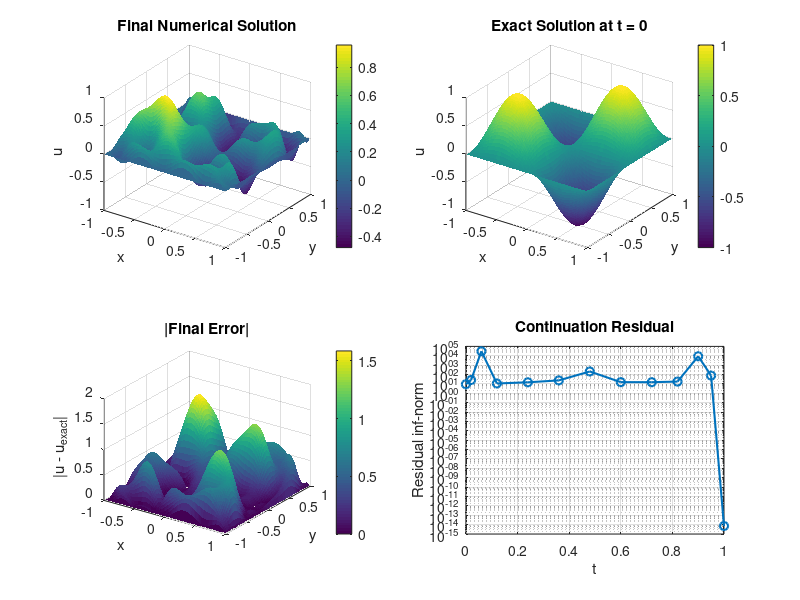

MATLAB code to generate this figure:
function poisson_to_monge_ampere_homotopy_bmatrix_demo()
% Fixed-right-hand-side continuation for
%
%   t * Delta u + (1 - t) * det(D^2 u) = f,
%
% on Omega = (-1,1)^2, using the paper's Legendre-Galerkin basis and the
% explicit B-matrix transform chain.
%
% "True solve" setup:
% 1. Choose u_exact(x,y) = sin(pi x) sin(pi y),
% 2. Define the fixed target right-hand side from the nonlinear endpoint:
%       f(x,y) = det(D^2 u_exact),
% 3. Solve the homotopy from t = 1 down to t = 0.
%
% Only the final t = 0 problem has u_exact as an exact solution. For t > 0,
% the continuation problems are auxiliary problems used to reach the target.

    clc;
    close all;

    problem = default_problem();
    result = solve_fixed_rhs_homotopy(problem);

    fprintf('Final continuation parameter t = %.2f\n', result.t_values(end));
    fprintf('Final residual inf-norm        = %.3e\n', result.residual_history(end));
    fprintf('Final relative L2 error        = %.3e\n', result.rel_l2_error);
    fprintf('Final max error                = %.3e\n', result.max_error);

    plot_solution(result);
end

function problem = default_problem()
    problem.N = 10;
    problem.Q = 32;
    problem.eval_points = 101;
    problem.t_values = [1.00, 0.95, 0.90, 0.82, 0.72, 0.60, 0.48, 0.36, 0.24, 0.12, 0.06, 0.02, 0.00];
    problem.newton_tol = 1e-10;
    problem.newton_maxit = 20;
    problem.fd_step = 1e-7;
    problem.line_search_min = 2^-12;

    problem.exact_u = @(X, Y) sin(pi * X) .* sin(pi * Y);
    problem.fixed_f = @(X, Y) det_hessian_exact(X, Y);
end

function D = det_hessian_exact(X, Y)
    s = sin(pi * X) .* sin(pi * Y);
    c = cos(pi * X) .* cos(pi * Y);
    D = pi^4 * (s.^2 - c.^2);
end

function result = solve_fixed_rhs_homotopy(problem)
    ops = build_b_matrix_operators(problem.N, problem.Q, problem.eval_points);

    F_vals = problem.fixed_f(ops.Xq, ops.Yq);
    F_vec = ops.T1 * F_vals(:);

    % Use the exact solution projected into the Galerkin space to verify
    % that the discretization and Newton solve behave correctly near the
    % intended branch.
    U_exact_vals = problem.exact_u(ops.Xq, ops.Yq);
    U_mat = project_to_phi(U_exact_vals, ops);
    U_vec = U_mat(:);

    residual_history = zeros(numel(problem.t_values), 1);
    newton_steps = zeros(numel(problem.t_values), 1);

    for k = 1:numel(problem.t_values)
        t = problem.t_values(k);

        [U_vec, iter_count, res_norm] = newton_solve( ...
            U_vec, ...
            @(z) residual(z, t, F_vec, ops), ...
            problem.newton_tol, ...
            problem.newton_maxit, ...
            problem.fd_step, ...
            problem.line_search_min);

        residual_history(k) = res_norm;
        newton_steps(k) = iter_count;
        fprintf('t = %5.2f, Newton steps = %2d, residual = %.3e\n', t, iter_count, res_norm);
    end

    U_hat = reshape(U_vec, problem.N, problem.N);
    U_eval = ops.Phi_eval * U_hat * ops.Phi_eval.';
    U_exact = problem.exact_u(ops.Xe, ops.Ye);
    err = U_eval - U_exact;

    result.coefficients = U_hat;
    result.t_values = problem.t_values(:);
    result.residual_history = residual_history;
    result.newton_steps = newton_steps;
    result.X_eval = ops.Xe;
    result.Y_eval = ops.Ye;
    result.U_eval = U_eval;
    result.U_exact = U_exact;
    result.error = err;
    result.rel_l2_error = norm(err(:)) / max(norm(U_exact(:)), eps);
    result.max_error = norm(err(:), inf);
end

function r = residual(U_vec, t, F_vec, ops)
    u_xx_vals = ops.T2 * U_vec;
    u_yy_vals = ops.T3 * U_vec;
    u_xy_vals = ops.T4 * U_vec;

    lap_vec = ops.L * U_vec;
    det_vec = ops.T1 * (u_xx_vals .* u_yy_vals - u_xy_vals .^ 2);

    r = t * lap_vec + (1 - t) * det_vec - F_vec;
end

function coeffs = project_to_phi(U_vals, ops)
    Pphi = ops.B3.' * ops.B2 * ops.B1;
    coeffs = Pphi * U_vals * Pphi.';
end

function ops = build_b_matrix_operators(N, Q, eval_points)
    full_count = N + 2;
    full_deg = full_count - 1;

    [xq, wq] = legendre_gauss(Q);
    Pq = legendre_values(xq, full_deg);
    gamma = 2 ./ (2 * (0:full_deg)' + 1);

    B1 = diag(1 ./ gamma) * (Pq.' * diag(wq));
    B2 = diag(gamma);

    B3 = zeros(full_count, N);
    for j = 0:N-1
        B3(j + 1, j + 1) = 1;
        B3(j + 3, j + 1) = -1;
    end

    B4 = Pq;

    B5 = zeros(full_count, full_count);
    for j = 0:full_deg
        for k = 0:full_deg
            if mod(k + j, 2) == 0 && k <= j - 2
                B5(k + 1, j + 1) = (k + 0.5) * (j * (j + 1) - k * (k + 1));
            end
        end
    end

    B6 = zeros(full_count, full_count);
    for j = 0:full_deg
        for k = 0:full_deg
            if mod(k + j, 2) == 1 && k <= j - 1
                B6(k + 1, j + 1) = 2 * k + 1;
            end
        end
    end

    coeff_to_legendre = kron(B3, B3);
    nodal_from_legendre = kron(B4, B4);
    Pphi = B3.' * B2 * B1;

    T1 = kron(Pphi, Pphi);
    T2 = nodal_from_legendre * kron(eye(full_count), B5) * coeff_to_legendre;
    T3 = nodal_from_legendre * kron(B5, eye(full_count)) * coeff_to_legendre;
    T4 = nodal_from_legendre * kron(B6, B6) * coeff_to_legendre;

    % Linear Laplacian operator in weak Galerkin form:
    %   (Delta u_N, v_N) = (u_xx + u_yy, v_N)
    L = T1 * (T2 + T3);

    xe = linspace(-1, 1, eval_points).';
    Pe = legendre_values(xe, full_deg);
    Phi_eval = Pe * B3;
    [Xq, Yq] = meshgrid(xq, xq);
    [Xe, Ye] = meshgrid(xe, xe);

    ops.N = N;
    ops.B1 = B1;
    ops.B2 = B2;
    ops.B3 = B3;
    ops.B4 = B4;
    ops.B5 = B5;
    ops.B6 = B6;
    ops.T1 = T1;
    ops.T2 = T2;
    ops.T3 = T3;
    ops.T4 = T4;
    ops.L = L;
    ops.Phi_eval = Phi_eval;
    ops.Xq = Xq;
    ops.Yq = Yq;
    ops.Xe = Xe;
    ops.Ye = Ye;
end

function [z, iter_count, res_norm] = newton_solve(z0, F, tol, maxit, fd_step, line_search_min)
    z = z0;
    r = F(z);
    res_norm = norm(r, inf);

    for iter_count = 1:maxit
        if res_norm < tol
            return;
        end

        J = finite_difference_jacobian(F, z, r, fd_step);
        delta = -(J + 1e-12 * eye(size(J))) \ r;

        alpha = 1.0;
        accepted = false;
        while alpha >= line_search_min
            z_trial = z + alpha * delta;
            r_trial = F(z_trial);
            if norm(r_trial, inf) < (1 - 1e-4 * alpha) * res_norm
                z = z_trial;
                r = r_trial;
                res_norm = norm(r, inf);
                accepted = true;
                break;
            end
            alpha = alpha / 2;
        end

        if ~accepted
            z = z + delta;
            r = F(z);
            res_norm = norm(r, inf);
        end
    end
end

function J = finite_difference_jacobian(F, z, Fz, h)
    n = numel(z);
    J = zeros(n, n);

    for j = 1:n
        dz = zeros(n, 1);
        step = h * max(1, abs(z(j)));
        dz(j) = step;
        J(:, j) = (F(z + dz) - Fz) / step;
    end
end

function [x, w] = legendre_gauss(n)
    beta = 0.5 ./ sqrt(1 - (2 * (1:n-1)) .^ (-2));
    T = diag(beta, 1) + diag(beta, -1);
    [V, D] = eig(T);
    x = diag(D);
    [x, idx] = sort(x);
    V = V(:, idx);
    w = 2 * (V(1, :) .^ 2).';
end

function P = legendre_values(x, max_degree)
    m = numel(x);
    P = zeros(m, max_degree + 1);
    P(:, 1) = 1;
    if max_degree == 0
        return;
    end

    P(:, 2) = x;
    for n = 1:max_degree-1
        P(:, n + 2) = ((2 * n + 1) * x .* P(:, n + 1) - n * P(:, n)) / (n + 1);
    end
end

function plot_solution(result)
    figure('Color', 'w', 'Name', 'Poisson to Monge-Ampere Homotopy');

    subplot(2, 2, 1);
    surf(result.X_eval, result.Y_eval, result.U_eval, 'EdgeColor', 'none');
    title('Final Numerical Solution');
    xlabel('x');
    ylabel('y');
    zlabel('u');
    view(35, 30);
    colorbar;

    subplot(2, 2, 2);
    surf(result.X_eval, result.Y_eval, result.U_exact, 'EdgeColor', 'none');
    title('Exact Solution at t = 0');
    xlabel('x');
    ylabel('y');
    zlabel('u');
    view(35, 30);
    colorbar;

    subplot(2, 2, 3);
    surf(result.X_eval, result.Y_eval, abs(result.error), 'EdgeColor', 'none');
    title('|Final Error|');
    xlabel('x');
    ylabel('y');
    zlabel('|u - u_{exact}|');
    view(35, 30);
    colorbar;

    subplot(2, 2, 4);
    semilogy(result.t_values, max(result.residual_history, eps), '-o', 'LineWidth', 1.5);
    title('Continuation Residual');
    xlabel('t');
    ylabel('Residual inf-norm');
    grid on;
end
